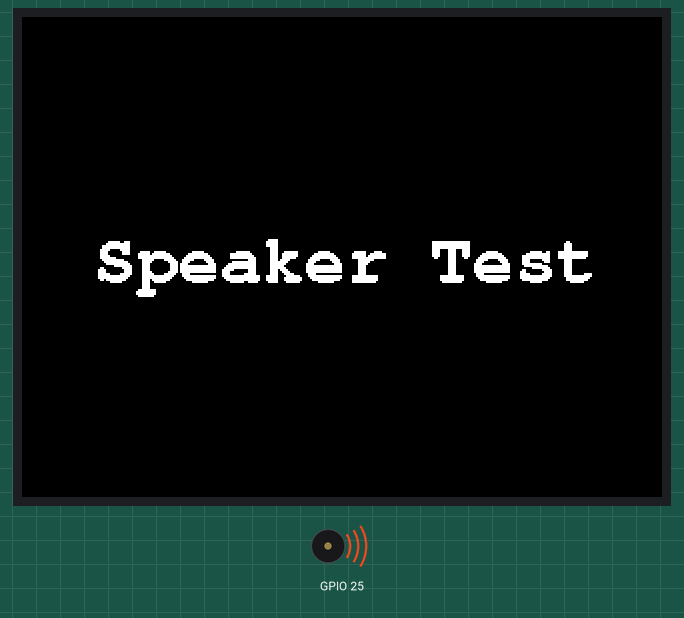
Recording of a sketch running on a simulated ESP32. Parts: 320×240 colour display, buzzer (waves = sounding).

Above: at 0.2 s.
At 1.2 s:
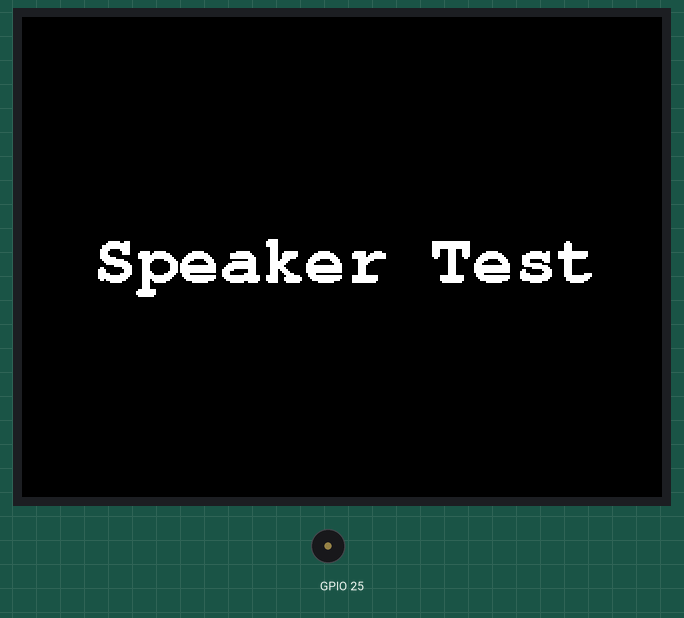
Timing chart, 0 to 130.0 s (numbered marks = the images above):
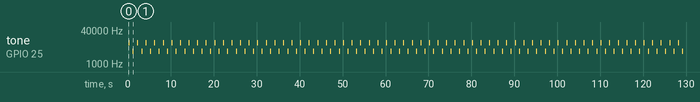

The sketch:

speaker.ino
```cpp
#include "M5Unified.h"

void setup() {
    auto cfg = M5.config();
    M5.begin(cfg);
    M5.Display.setTextDatum(middle_center);
    M5.Display.setTextFont(&fonts::FreeMonoBold18pt7b);
    M5.Display.setTextSize(1);
    M5.Display.drawString("Speaker Test", M5.Display.width() / 2,
                                M5.Display.height() / 2);
}

void loop() {
    M5.Speaker.tone(10000, 100);
    delay(1000);
    M5.Speaker.tone(4000, 20);
    delay(1000);
}
```

Measured:
- by itself, tone on GPIO 25: repeats every 2.0 s: silent 0.90 s, 4000 Hz 0.02 s, silent 0.98 s, 10000 Hz 0.10 s
